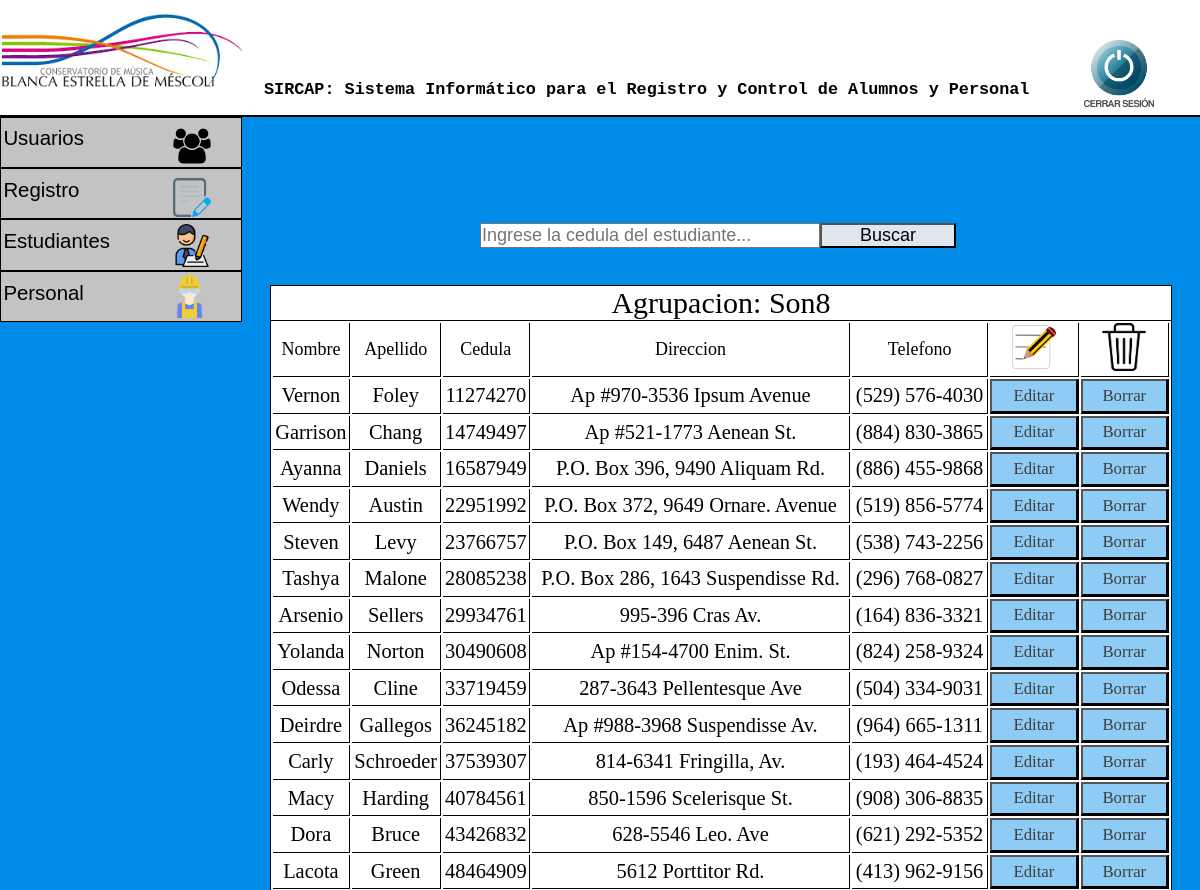
Screenshot of /admin/gestion_de_estudiantes/son8.php (signed in) with the database file from the repository.
### tables this page shows
CREATE TABLE `estudiantes` (
  `nombre` varchar(20) NOT NULL,
  `apellido` varchar(20) NOT NULL,
  `cedula` varchar(10) NOT NULL,
  `direccion` varchar(40) NOT NULL,
  `telefono` varchar(20) NOT NULL,
  `catedra` varchar(1) NOT NULL,
  `agrupacion` varchar(1) NOT NULL,
  `formacion` varchar(1) NOT NULL
);

### admin/gestion_de_estudiantes/son8.php (the view, shortened to what this page needs)
<?php
  include '../../php/conexion.php';
$sql="SELECT nombre,apellido,cedula,direccion,telefono FROM estudiantes WHERE agrupacion = 7";
$resultado=$conexion->query($sql);
?>
<!DOCTYPE html>
<html lang="es">
<link rel="stylesheet" type="text/css" href="../../css/index.css">
<head>
</head>
<body>
  <header>
    <h2 class="titulo"> SIRCAP: Sistema Informático para el Registro y Control de Alumnos y Personal </h2>
    <img src="../../img/conservatorio logo.png" class="logo">
    <a href="../../php/cierreSesion.php"><img src="../../img/cerrar.png" class="cerrar"></a>
  </header>
  <div id="menu">
    <ul>
      <li><a href="">Usuarios</a> <img id="usuarios" src="../../img/usuarios.png">
      </li>
      <li><a href="">Registro</a> <img id="registro" src="../../img/registro.png">
      </li>
      <li><a href="">Estudiantes<img id="estudiante" src="../../img/estudiante.png"></a>
      </li>
      <li><a href="">Personal<img id="personal" src="../../img/obrero.png"></a>
      </li>
    </ul>
  </div>
<div>
      <form id="busqueda" method="POST" action="../../php/buscarEstudiante.php" name="busqueda" >
          <input id="barraBusqueda" maxlength="8" placeholder="Ingrese la cedula del estudiante..." name="busqueda" size="30" type="text" />
          <button id="botonBusqueda" type="submit" onclick="validacionBusqueda()">Buscar</button>
      </form>
  </div>
  <div class="tablaRegistro">
<table>
    <thead>
      <caption>Agrupacion: Son8</caption>
          <tr class="tituloTabla">
          <td>Nombre</td>
              <td>Apellido</td>
              <td>Cedula</td>
              <td>Direccion</td>
              <td>Telefono</td>
              <td class="columnaImagen"><img id="editarRegistro" src="../../img/editar.png"></td>
              <td class="columnaImagen"><img id="borrarRegistro" src="../../img/borrar.png"></td>
          </tr>
    </thead>
    <tbody>
        <?php
        while ($row=$resultado->fetch_assoc()) {
            ?>
            <tr>
                <td><?php echo $row['nombre'];?></td>
                <td><?php echo $row['apellido'];?></td>
                <td><?php echo $row['cedula'];?></td>
                <td><?php echo $row['direccion'];?></td>
                <td><?php echo $row['telefono'];?></td>
                <td>
                    <form method="POST" action="../../php/editarEstudiante.php">
                        <button type="submit"> Editar <input type="hidden" name="cedula" value="<?php echo $row['cedula']?>"> </button>
                    </form>
                </td>
                <td>
                    <form method="POST" action="../../php/eliminarEstudiante.php">
                        <button type="submit"> Borrar <input type="hidden" name="cedula" value="<?php echo $row['cedula']?>"> </button>
                    </form>
                </td>
            </tr>
        <?php
        }
        ?>
    </tbody>
</table>
  </div>
</body>
</html>

### css/index.css (style rules this page uses)
* { margin: 0; padding: 0; }
body { background-color: #008BE8; }
.titulo { font-family: Courier, monospace; font-size: 1.4vw; position: absolute; left: 22%; top: 9%; }
.logo { width: 20%; margin-left: 0.2%; }
header { background-color: white; border-bottom: 2px solid; }
.cerrar { position: absolute; left: 90%; top: 4.5%; width: 6.5%; }
#menu ul, li { list-style: none; margin: 0; padding: 0; }
#menu ul { position: relative; z-index: 597; float: left; }
#menu ul li { float: left; min-height: 1px; line-height: 1em; vertical-align: middle; }
#menu ul li { float: none; }
#menu { width: 20%; }
#menu span, #menu a { display: inline-block; font-family: Arial, Helvetica, sans-serif; font-size: 1.7vw; text-decoration: none; }
#menu:after, #menu ul:after { content: ''; display: block; clear: both; }
#menu ul, #menu li { width: 100%; }
#menu li { background: #C3C3C3; border: 1px solid black; }
#menu a { color: black; line-height: 160%; padding: 2% 15% 5% 1%; width: 25%; }
#usuarios { width: 16%; position: absolute; left: 72%; top: 5%; }
#registro { width: 16%; position: absolute; left: 72%; top: 30%; }
#estudiante { width: 18%; position: absolute; left: 71%; top: 52%; }
#personal { width: 18%; position: absolute; left: 70%; top: 77%; }
#usuarios { font-size: 1.5vw; text-align: center; }
#busqueda { position: absolute; left: 40%; top: 25%; }
#barraBusqueda { font-size: 1.5vw; }
#botonBusqueda { font-size: 1.5vw; position: absolute; width: 40%; background-color: #DEE7ED; }
.tablaRegistro { position: absolute; left: 22.5%; top: 32%; background-color: white; border:1px solid black; width: 75%; }
table { width: 100%; height: 15em; }
.tablaRegistro caption { font-size: 2.5vw; text-align: center; border-bottom: 1px solid black }
.tablaRegistro td { border-bottom: 1px solid black; text-align: center; font-size: 1.7vw; border-right: 1px solid black; height: 1.5em; }
.tituloTabla td { font-size: 1.5vw; text-align: center; border-bottom: 1px solid black; border-right: 1px solid black; }
.columnaImagen { width: 10%; }
#editarRegistro { width: 50%; }
#borrarRegistro { width: 50%; }
table form button { font-size: 1.4vw; width: 100%; color: #3F3F3F; height: 2em; background-color: #008BE870; font-family: 'Arial Black'; }

### rows the page displays
estudiantes: nombre "Vernon", apellido "Foley", cedula "11274270", direccion "Ap #970-3536 Ipsum Avenue", telefono "(529) 576-4030"
estudiantes: nombre "Garrison", apellido "Chang", cedula "14749497", direccion "Ap #521-1773 Aenean St.", telefono "(884) 830-3865"
estudiantes: nombre "Ayanna", apellido "Daniels", cedula "16587949", direccion "P.O. Box 396, 9490 Aliquam Rd.", telefono "(886) 455-9868"
estudiantes: nombre "Wendy", apellido "Austin", cedula "22951992", direccion "P.O. Box 372, 9649 Ornare. Avenue", telefono "(519) 856-5774"
estudiantes: nombre "Steven", apellido "Levy", cedula "23766757", direccion "P.O. Box 149, 6487 Aenean St.", telefono "(538) 743-2256"
estudiantes: nombre "Tashya", apellido "Malone", cedula "28085238", direccion "P.O. Box 286, 1643 Suspendisse Rd.", telefono "(296) 768-0827"
estudiantes: nombre "Arsenio", apellido "Sellers", cedula "29934761", direccion "995-396 Cras Av.", telefono "(164) 836-3321"
estudiantes: nombre "Yolanda", apellido "Norton", cedula "30490608", direccion "Ap #154-4700 Enim. St.", telefono "(824) 258-9324"
estudiantes: nombre "Odessa", apellido "Cline", cedula "33719459", direccion "287-3643 Pellentesque Ave", telefono "(504) 334-9031"
estudiantes: nombre "Deirdre", apellido "Gallegos", cedula "36245182", direccion "Ap #988-3968 Suspendisse Av.", telefono "(964) 665-1311"
estudiantes: nombre "Carly", apellido "Schroeder", cedula "37539307", direccion "814-6341 Fringilla, Av.", telefono "(193) 464-4524"
estudiantes: nombre "Macy", apellido "Harding", cedula "40784561", direccion "850-1596 Scelerisque St.", telefono "(908) 306-8835"
estudiantes: nombre "Dora", apellido "Bruce", cedula "43426832", direccion "628-5546 Leo. Ave", telefono "(621) 292-5352"
estudiantes: nombre "Lacota", apellido "Green", cedula "48464909", direccion "5612 Porttitor Rd.", telefono "(413) 962-9156"
